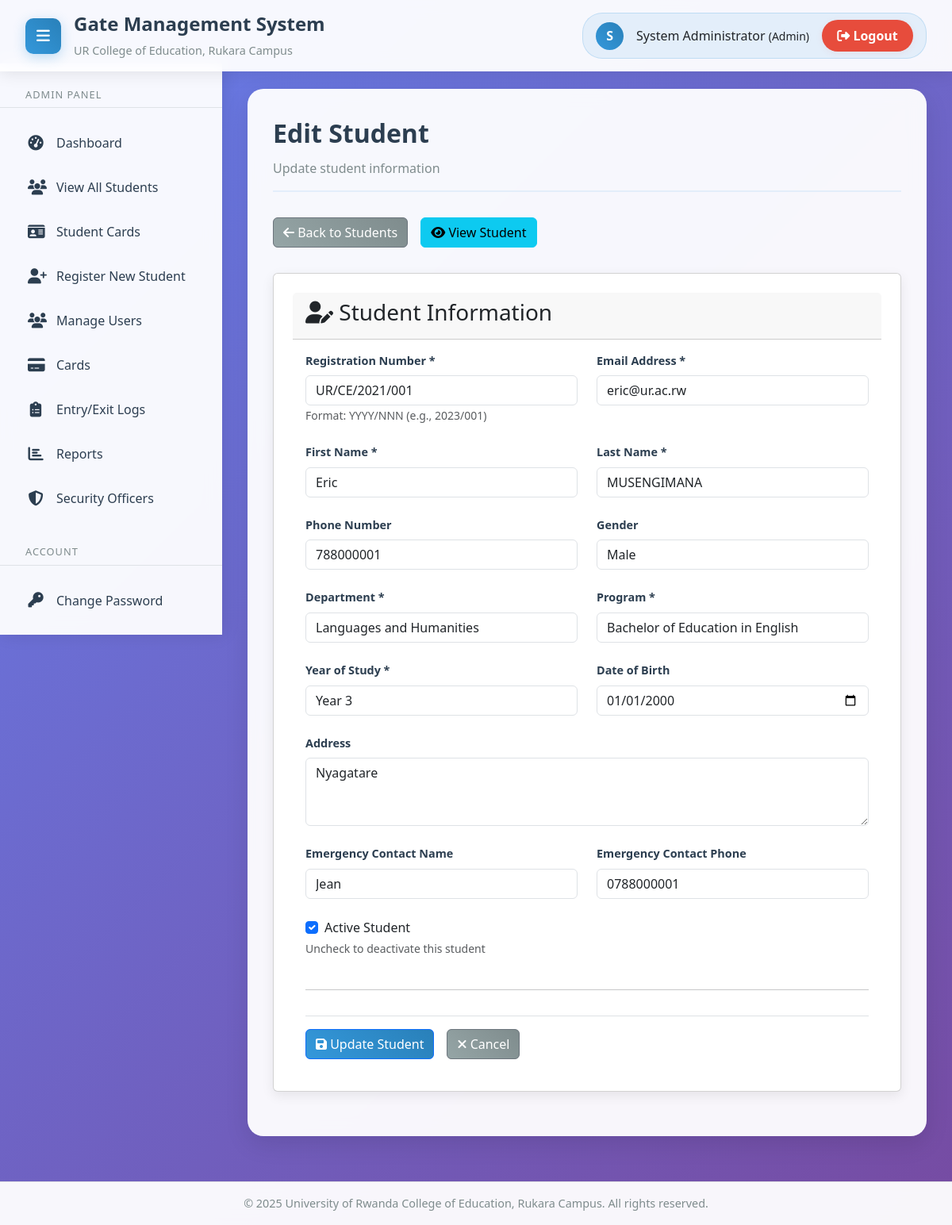
Page /pages/edit_student.php?id=67 (signed in) on the committed database.
### tables this page shows
CREATE TABLE `students` (
  `id` int(11) NOT NULL,
  `registration_number` varchar(20) NOT NULL,
  `first_name` varchar(50) NOT NULL,
  `last_name` varchar(50) NOT NULL,
  `email` varchar(100) NOT NULL,
  `phone` varchar(20) DEFAULT NULL,
  `department` varchar(100) NOT NULL,
  `program` varchar(100) NOT NULL,
  `year_of_study` int(11) NOT NULL,
  `Student_card_number` varchar(255) NOT NULL,
  `gender` enum('male','female','other') DEFAULT NULL,
  `date_of_birth` date DEFAULT NULL,
  `address` text DEFAULT NULL,
  `emergency_contact` varchar(100) DEFAULT NULL,
  `emergency_phone` varchar(20) DEFAULT NULL,
  `is_active` tinyint(1) DEFAULT 1,
  `created_at` timestamp NOT NULL DEFAULT current_timestamp(),
  `updated_at` timestamp NOT NULL DEFAULT current_timestamp() ON UPDATE current_timestamp(),
  `serial_number` varchar(255) DEFAULT NULL
);

### config/database.php (called while the page is built, shortened)
<?php
class Database {
    private $connection;
    private static $instance = null;
    private function __construct() {
        try {
            $dsn = "mysql:host=" . DB_HOST . ";dbname=" . DB_NAME . ";charset=" . DB_CHARSET;
            $this->connection = new PDO($dsn, DB_USER, DB_PASS);
            $this->connection->setAttribute(PDO::ATTR_ERRMODE, PDO::ERRMODE_EXCEPTION);
            $this->connection->setAttribute(PDO::ATTR_DEFAULT_FETCH_MODE, PDO::FETCH_ASSOC);
        } catch (PDOException $e) {
            die("Connection failed: " . $e->getMessage());
        }
    }
    public static function getInstance() {
        if (self::$instance === null) {
            self::$instance = new self();
        }
        return self::$instance;
    }
    public function query($sql, $params = []) {
        try {
            $stmt = $this->connection->prepare($sql);
            $stmt->execute($params);
            return $stmt;
        } catch (PDOException $e) {
            throw new Exception("Query failed: " . $e->getMessage());
        }
    }
    public function fetch($sql, $params = []) {
        return $this->query($sql, $params)->fetch();
    }
}
function getDB() {
    return Database::getInstance();
}
?>

### pages/edit_student.php (the view, shortened to what this page needs)
<?php
$student = null;
$student_sql = "SELECT s.*,
                u.username, u.is_first_login, u.last_login,
                (SELECT COUNT(*) FROM devices d
                 JOIN users u2 ON d.user_id = u2.id
                 WHERE u2.student_id = s.id) as device_count
                FROM students s
                LEFT JOIN users u ON s.id = u.student_id
                WHERE s.id = ?";
$student_id = (int)($_GET['id'] ?? 0);
if ($student_id <= 0) {
    $error_message = 'Invalid student ID.';
} else {
    try {
        $db = getDB();
        $student = $db->fetch($student_sql, [$student_id]);
    } catch (Exception $e) {
        $error_message = 'Error loading student details: ' . $e->getMessage();
        error_log("Student edit error: " . $e->getMessage());
    }
}
include '../includes/header.php';
include '../includes/sidebar.php';
?>
<main class="main-content">
    <div class="content-wrapper">
        <div class="page-header">
            <div class="page-title">Edit Student</div>
            <div class="page-subtitle">Update student information</div>
        </div>
        <?php if (!$student): ?>
            <div class="alert alert-danger">
                <i class="fas fa-exclamation-triangle"></i> Student not found.
            </div>
            <a href="students.php" class="btn btn-primary">
                <i class="fas fa-arrow-left"></i> Back to Students
            </a>
        <?php else: ?>
            <div class="action-buttons">
                <a href="students.php" class="btn btn-secondary">
                    <i class="fas fa-arrow-left"></i> Back to Students
                </a>
                <a href="view_student.php?id=<?php echo $student['id']; ?>" class="btn btn-info">
                    <i class="fas fa-eye"></i> View Student
                </a>
            </div>
            <div class="card">
                <div class="card-header">
                    <h3><i class="fas fa-user-edit"></i> Student Information</h3>
                </div>
                <div class="card-body">
                    <form method="POST" action="" class="form">
                        <div class="row">
                            <div class="col-md-6">
                                <div class="form-group">
                                    <label for="registration_number" class="form-label">Registration Number *</label>
                                    <input type="text" id="registration_number" name="registration_number" class="form-control"
                                           value="<?php echo htmlspecialchars($_POST['registration_number'] ?? $student['registration_number']); ?>" required>
                                    <small class="form-text">Format: YYYY/NNN (e.g., 2023/001)</small>
                                </div>
                            </div>
                            <div class="col-md-6">
                                <div class="form-group">
                                    <label for="email" class="form-label">Email Address *</label>
                                    <input type="email" id="email" name="email" class="form-control"
                                           value="<?php echo htmlspecialchars($_POST['email'] ?? $student['email']); ?>" required>
                                </div>
                            </div>
                        </div>
                        <div class="row">
                            <div class="col-md-6">
                                <div class="form-group">
                                    <label for="first_name" class="form-label">First Name *</label>
                                    <input type="text" id="first_name" name="first_name" class="form-control"
                                           value="<?php echo htmlspecialchars($_POST['first_name'] ?? $student['first_name']); ?>" required>
                                </div>
                            </div>
                            <div class="col-md-6">
                                <div class="form-group">
                                    <label for="last_name" class="form-label">Last Name *</label>
                                    <input type="text" id="last_name" name="last_name" class="form-control"
                                           value="<?php echo htmlspecialchars($_POST['last_name'] ?? $student['last_name']); ?>" required>
                                </div>
                            </div>
                        </div>
                        <div class="row">
                            <div class="col-md-6">
                                <div class="form-group">
                                    <label for="phone" class="form-label">Phone Number</label>
                                    <input type="tel" id="phone" name="phone" class="form-control"
                                           value="<?php echo htmlspecialchars($_POST['phone'] ?? $student['phone']); ?>">
                                </div>
                            </div>
                            <div class="col-md-6">
                                <div class="form-group">
                                    <label for="gender" class="form-label">Gender</label>
                                    <select id="gender" name="gender" class="form-control">
                                        <option value="male" <?php echo ($_POST['gender'] ?? $student['gender']) === 'male' ? 'selected' : ''; ?>>Male</option>
                                    </select>
                                </div>
                            </div>
                        </div>
                        <div class="row">
                            <div class="col-md-6">
                                <div class="form-group">
                                    <label for="department" class="form-label">Department *</label>
                                    <input type="text" id="department" name="department" class="form-control"
                                           value="<?php echo htmlspecialchars($_POST['department'] ?? $student['department']); ?>" required>
                                </div>
                            </div>
                            <div class="col-md-6">
                                <div class="form-group">
                                    <label for="program" class="form-label">Program *</label>
                                    <input type="text" id="program" name="program" class="form-control"
                                           value="<?php echo htmlspecialchars($_POST['program'] ?? $student['program']); ?>" required>
                                </div>
                            </div>
                        </div>
                        <div class="row">
                            <div class="col-md-6">
                                <div class="form-group">
                                    <label for="year_of_study" class="form-label">Year of Study *</label>
                                    <select id="year_of_study" name="year_of_study" class="form-control" required>
                                        <?php for ($i = 1; $i <= 6; $i++): ?>
                                            <option value="<?php echo $i; ?>" <?php echo ($_POST['year_of_study'] ?? $student['year_of_study']) == $i ? 'selected' : ''; ?>>
                                                Year <?php echo $i; ?>
                                            </option>
                                        <?php endfor; ?>
                                    </select>
                                </div>
                            </div>
                            <div class="col-md-6">
                                <div class="form-group">
                                    <label for="date_of_birth" class="form-label">Date of Birth</label>
                                    <input type="date" id="date_of_birth" name="date_of_birth" class="form-control"
                                           value="<?php echo $_POST['date_of_birth'] ?? $student['date_of_birth']; ?>">
                                </div>
                            </div>
                        </div>
                        <div class="row">
                            <div class="col-md-12">
                                <div class="form-group">
                                    <label for="address" class="form-label">Address</label>
                                    <textarea id="address" name="address" class="form-control" rows="3"><?php echo htmlspecialchars($_POST['address'] ?? $student['address']); ?></textarea>
                                </div>
                            </div>
                        </div>
                        <div class="row">
                            <div class="col-md-6">
                                <div class="form-group">
                                    <label for="emergency_contact" class="form-label">Emergency Contact Name</label>
                                    <input type="text" id="emergency_contact" name="emergency_contact" class="form-control"
                                           value="<?php echo htmlspecialchars($_POST['emergency_contact'] ?? $student['emergency_contact']); ?>">
                                </div>
                            </div>
                            <div class="col-md-6">
                                <div class="form-group">
                                    <label for="emergency_phone" class="form-label">Emergency Contact Phone</label>
                                    <input type="tel" id="emergency_phone" name="emergency_phone" class="form-control"
                                           value="<?php echo htmlspecialchars($_POST['emergency_phone'] ?? $student['emergency_phone']); ?>">
                                </div>
                            </div>
                        </div>
                        <div class="row">
                            <div class="col-md-6">
                                <div class="form-group">
                                    <div class="form-check">
                                        <input type="checkbox" id="is_active" name="is_active" class="form-check-input"
                                               <?php echo ($_POST['is_active'] ?? $student['is_active']) ? 'checked' : ''; ?>>
                                        <label for="is_active" class="form-check-label">Active Student</label>
                                    </div>
                                    <small class="form-text">Uncheck to deactivate this student</small>
                                </div>
                            </div>
                        </div>
                        <hr>
                        <div class="form-actions">
                            <button type="submit" class="btn btn-primary">
                                <i class="fas fa-save"></i> Update Student
                            </button>
                            <a href="students.php" class="btn btn-secondary">
                                <i class="fas fa-times"></i> Cancel
                            </a>
                        </div>
                    </form>
                </div>
            </div>
        <?php endif; ?>
    </div>
</main>
<?php include '../includes/footer.php'; ?>

### assets/css/style.css (style rules this page uses)
* { margin: 0; padding: 0; box-sizing: border-box; }
body { font-family: 'Segoe UI', Tahoma, Geneva, Verdana, sans-serif; background: linear-gradient(135deg, #667eea 0%, #764ba2 100%); min-height: 100vh; color: #333; line-height: 1.6; }
.main-content { margin-left: 280px; margin-top: 80px; margin-bottom: 80px; padding: 2rem; min-height: calc(100vh - 80px - 80px); transition: margin-left 0.3s ease; }
.content-wrapper { background: rgba(255, 255, 255, 0.95); backdrop-filter: blur(10px); border-radius: 20px; padding: 2rem; box-shadow: 0 10px 30px rgba(0, 0, 0, 0.1); }
.page-header { margin-bottom: 2rem; padding-bottom: 1rem; border-bottom: 2px solid rgba(52, 152, 219, 0.1); }
.page-title { color: #2c3e50; font-size: 2rem; font-weight: 700; margin-bottom: 0.5rem; }
.page-subtitle { color: #7f8c8d; font-size: 1rem; }
.card { background: white; border-radius: 15px; padding: 1.5rem; margin-bottom: 1.5rem; box-shadow: 0 5px 15px rgba(0, 0, 0, 0.08); border: 1px solid rgba(0, 0, 0, 0.05); transition: transform 0.3s ease, box-shadow 0.3s ease; }
.card-header { display: flex; justify-content: space-between; align-items: center; margin-bottom: 1rem; padding-bottom: 1rem; border-bottom: 1px solid rgba(0, 0, 0, 0.1); }
.card-body { padding: 1rem 0; }
.form-group { margin-bottom: 1.5rem; }
.form-label { display: block; margin-bottom: 0.5rem; color: #2c3e50; font-weight: 600; font-size: 0.9rem; }
.form-control { width: 100%; padding: 0.75rem 1rem; border: 2px solid rgba(0, 0, 0, 0.1); border-radius: 10px; font-size: 1rem; transition: all 0.3s ease; background: white; }
.btn { display: inline-flex; align-items: center; gap: 0.5rem; padding: 0.75rem 1.5rem; border: none; border-radius: 10px; font-size: 1rem; font-weight: 600; cursor: pointer; transition: all 0.3s ease; text-decoration: none; text-align: center; }
.btn-primary { background: linear-gradient(45deg, #3498db, #2980b9); color: white; }
.btn-secondary { background: linear-gradient(45deg, #95a5a6, #7f8c8d); color: white; }
.form-check-input { width: 1.2em; height: 1.2em; margin-top: 0.25em; vertical-align: top; background-color: #fff; background-repeat: no-repeat; background-position: center; background-size: contain; border: 1px solid rgba(0, 0, 0, 0.25); appearance: none; color-adjust: exact; }
.form-check-input:checked { background-color: #3498db; border-color: #3498db; }
.form-check-label { margin-bottom: 0; cursor: pointer; }
.form-text { margin-top: 0.25rem; font-size: 0.875em; color: #6c757d; }

### pages/edit_student.php (style rules this page uses)
.action-buttons { margin-bottom: 2rem; display: flex; gap: 1rem; flex-wrap: wrap; }
.form-actions { margin-top: 2rem; padding-top: 1rem; border-top: 1px solid #dee2e6; display: flex; gap: 1rem; flex-wrap: wrap; }

### rows in the picture
students: registration_number "UR/CE/2021/001", email "eric@ur.ac.rw", first_name "Eric", last_name "MUSENGIMANA", phone "788000001", gender "Male", department "Languages and Humanities", program "Bachelor of Education in English", year_of_study "Year 3", date_of_birth "01/01/2000", address "Nyagatare", emergency_contact "Jean", emergency_phone "0788000001", is_active "☑"

### other values in the picture
APP_NAME "Gate Management System"
substr($_SESSION['first_name'], 0, 1) "S"
$_SESSION['first_name'] . ' ' . $_SESSION['last_name'] "System Administrator"
$_SESSION['user_type'] "Admin"
